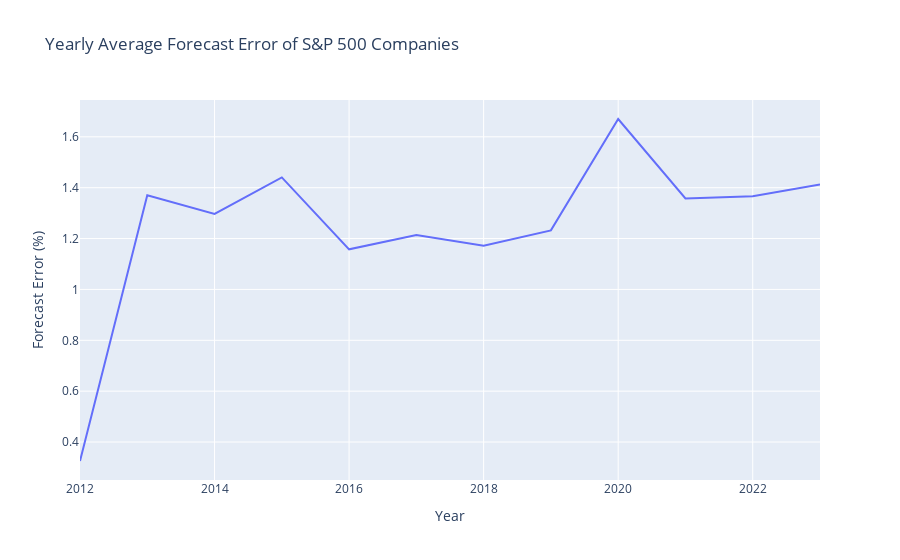

This figure's notebook cell:
### Markdown cell above
**without** outliers - Yearly Average Forecast Error of S&P 500 Companies

### Code cell
# Group the data by year and calculate the mean error for each year
df_yearly_mean2 = df_accuracy_yearly_new.groupby("Date")["Earnings Per Share - Actual Surprise"].mean().reset_index()

# Create a line plot using Plotly
fig = go.Figure()
fig.add_trace(go.Scatter(x=df_yearly_mean2 ["Date"], y=df_yearly_mean2 ["Earnings Per Share - Actual Surprise"], mode="lines", name="Average S&P500 Forecast Error"))

# Set the title and axis labels
fig.update_layout(title="Yearly Average Forecast Error of S&P 500 Companies",
                   xaxis_title="Year",
                   yaxis_title="Forecast Error (%)")
fig.show()

### Figure 1 — Plotly figure (JSON) as saved in the notebook; plotly's stock layout.template omitted (floating-point values rounded to 4 significant figures)
{"data": [{"mode": "lines", "name": "Average S&P500 Forecast Error", "type": "scatter", "x": [2012, 2013, 2014, 2015, 2016, 2017, 2018, 2019, 2020, 2021, 2022, 2023], "y": [0.3254, 1.37, 1.297, 1.44, 1.158, 1.214, 1.172, 1.232, 1.67, 1.358, 1.366, 1.413]}], "layout": {"title": {"text": "Yearly Average Forecast Error of S&P 500 Companies"}, "xaxis": {"title": {"text": "Year"}}, "yaxis": {"title": {"text": "Forecast Error (%)"}}}}
